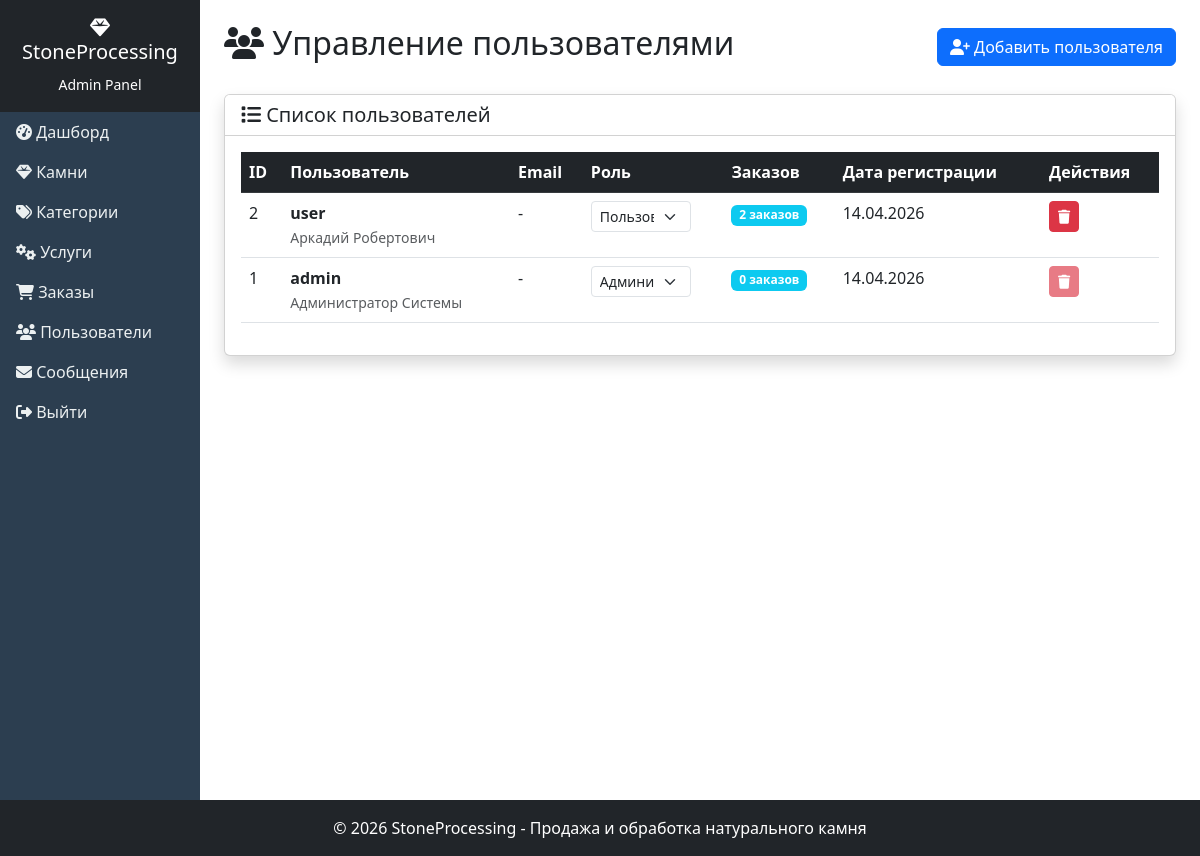
The page /admin/users.php (signed in) on the database its author committed.
### tables this page shows
CREATE TABLE `users` (
  `id` int(11) NOT NULL,
  `username` varchar(50) NOT NULL,
  `password` varchar(32) NOT NULL,
  `role` enum('admin','user') DEFAULT 'user',
  `created_at` timestamp NOT NULL DEFAULT current_timestamp(),
  `email` varchar(100) DEFAULT NULL
);

### admin/users.php (the view, shortened to what this page needs)
<?php
require_once '../config/db.php';
$users = $pdo->query("
    SELECT
        u.id,
        u.username,
        u.email,
        u.role,
        u.created_at,
        COUNT(o.id) as orders_count,
        up.phone,
        up.first_name,
        up.last_name
    FROM users u
    LEFT JOIN orders o ON u.id = o.user_id
    LEFT JOIN user_profiles up ON u.id = up.user_id
    GROUP BY u.id
    ORDER BY u.id DESC
")->fetchAll();
?>
<!DOCTYPE html>
<html lang="ru">
<head>
    <link href="https://cdn.jsdelivr.net/npm/bootstrap@5.3.0/dist/css/bootstrap.min.css" rel="stylesheet">
    <link rel="stylesheet" href="https://cdnjs.cloudflare.com/ajax/libs/font-awesome/6.4.0/css/all.min.css">
</head>
<body>
    <div class="container-fluid">
        <div class="row">
            <div class="col-md-2 p-0 sidebar">
                <div class="p-3 text-white text-center bg-dark">
                    <h5><i class="fas fa-gem"></i> StoneProcessing</h5>
                    <small>Admin Panel</small>
                </div>
                <nav class="nav flex-column">
                    <a class="nav-link" href="index.php"><i class="fas fa-tachometer-alt"></i> Дашборд</a>
                    <a class="nav-link" href="stones.php"><i class="fas fa-gem"></i> Камни</a>
                    <a class="nav-link" href="categories.php"><i class="fas fa-tags"></i> Категории</a>
                    <a class="nav-link" href="services.php"><i class="fas fa-cogs"></i> Услуги</a>
                    <a class="nav-link" href="orders.php"><i class="fas fa-shopping-cart"></i> Заказы</a>
                    <a class="nav-link" href="users.php"><i class="fas fa-users"></i> Пользователи</a>
                    <a class="nav-link" href="messages.php"><i class="fas fa-envelope"></i> Сообщения</a>
                    <a class="nav-link" href="../logout.php"><i class="fas fa-sign-out-alt"></i> Выйти</a>
                </nav>
            </div>
            <div class="col-md-10 p-4">
                <div class="d-flex justify-content-between align-items-center mb-4">
                    <h2><i class="fas fa-users"></i> Управление пользователями</h2>
                    <button class="btn btn-primary" data-bs-toggle="modal" data-bs-target="#addUserModal">
                        <i class="fas fa-user-plus"></i> Добавить пользователя
                    </button>
                </div>
                <div class="card shadow">
                    <div class="card-header bg-white">
                        <h5 class="mb-0"><i class="fas fa-list"></i> Список пользователей</h5>
                    </div>
                    <div class="card-body">
                        <div class="table-responsive">
                            <table class="table table-hover">
                                <thead class="table-dark">
                                    <tr>
                                        <th>ID</th>
                                        <th>Пользователь</th>
                                        <th>Email</th>
                                        <th>Роль</th>
                                        <th>Заказов</th>
                                        <th>Дата регистрации</th>
                                        <th>Действия</th>
                                    </tr>
                                </thead>
                                <tbody>
                                    <?php foreach($users as $user): ?>
                                    <tr>
                                        <td><?= $user['id'] ?></td>
                                        <td>
                                            <div class="d-flex align-items-center">
                                                <div>
                                                    <strong><?= htmlspecialchars($user['username']) ?></strong><br>
                                                    <small class="text-muted"><?= htmlspecialchars($user['first_name'] . ' ' . $user['last_name']) ?></small>
                                                </div>
                                            </div>
                                        </td>
                                        <td><?= htmlspecialchars($user['email'] ?? '-') ?></td>
                                        <td>
                                            <form method="POST" class="d-inline">
                                                <select name="role" class="form-select form-select-sm" style="width: 100px;" onchange="this.form.submit()">
                                                    <option value="user" <?php if($user['role'] == 'user') echo 'selected'; ?>>Пользователь</option>
                                                    <option value="admin" <?php if($user['role'] == 'admin') echo 'selected'; ?>>Администратор</option>
                                                </select>
                                            </form>
                                        </td>
                                        <td>
                                            <span class="badge bg-info"><?= $user['orders_count'] ?? 0 ?> заказов</span>
                                        </td>
                                        <td><?= date('d.m.Y', strtotime($user['created_at'] ?? 'now')) ?></td>
                                        <td>
                                            <form method="POST" class="d-inline" onsubmit="return confirm('Удалить пользователя <?= htmlspecialchars($user['username']) ?>?')">
                                                <button type="submit" name="delete_user" class="btn btn-sm btn-danger" <?php if($user['id'] == $_SESSION['user_id']) echo 'disabled'; ?>>
                                                    <i class="fas fa-trash"></i>
                                                </button>
                                            </form>
                                        </td>
                                    </tr>
                                    <?php endforeach; ?>
                                </tbody>
                            </table>
                        </div>
                    </div>
                </div>
            </div>
        </div>
    </div>
    <?php include '../includes/footer.php'; ?>
</body>
</html>

### admin/users.php (style rules this page uses)
.sidebar { min-height: 100vh; background: #2c3e50; }
.sidebar .nav-link { color: #ecf0f1; }

### includes/footer.php (style rules this page uses)
html, body { height: 100%; margin: 0; padding: 0; }
body { display: flex; flex-direction: column; min-height: 100vh; }

### rows shown on the page
users: id "2", username "user", last_name "Аркадий Робертович", email "-", role "Пользователь", orders_count "2", created_at "14.04.2026"
users: id "1", username "admin", last_name "Администратор Системы", email "-", role "Администратор", orders_count "0", created_at "14.04.2026"
